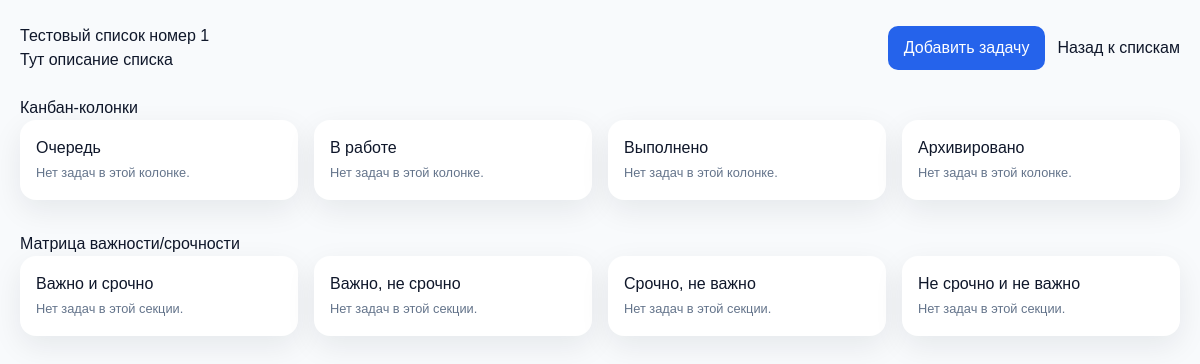
/lists/5/, run on an earlier commit of the app's database.
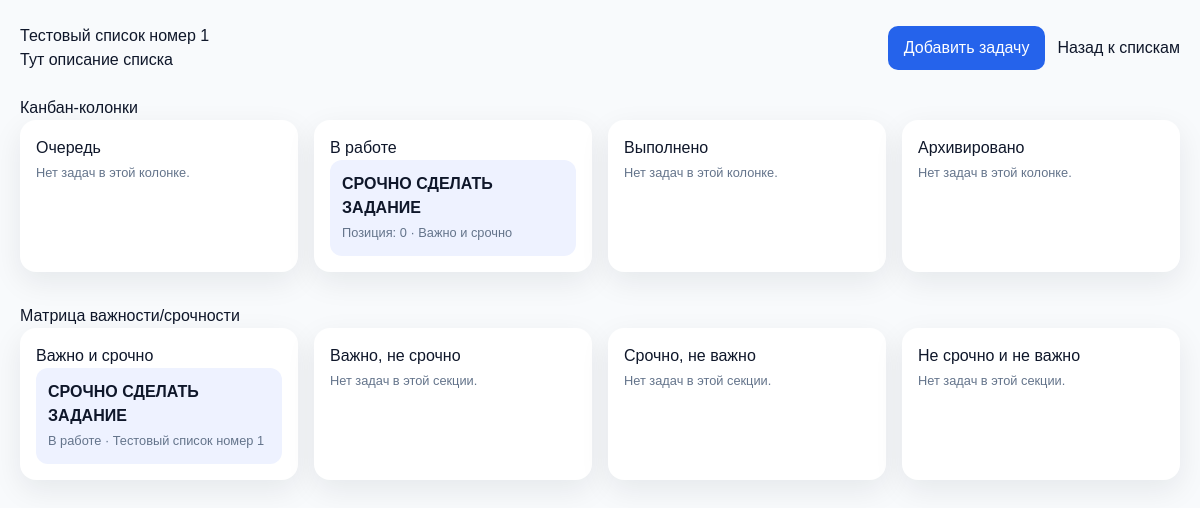
And on a later commit of the database.
### tasks/models.py (models this page shows, shortened)
class Task(models.Model):
    class Status(models.TextChoices):
        QUEUE = 'queue', 'Очередь'
        IN_PROGRESS = 'in_progress', 'В работе'
        DONE = 'done', 'Выполнено'
        ARCHIVED = 'archived', 'Архивировано'
    user = models.ForeignKey(
        TodoUser,
        on_delete=models.CASCADE,
        related_name='tasks',
        verbose_name='Пользователь',
    )
    todo_list = models.ForeignKey(
        TodoList,
        on_delete=models.CASCADE,
        related_name='tasks',
        verbose_name='Список задач',
    )
    title = models.CharField(max_length=255, verbose_name='Заголовок')
    description = models.TextField(blank=True, verbose_name='Описание')
    status = models.CharField(
        max_length=20,
        choices=Status.choices,
        default=Status.QUEUE,
        verbose_name='Статус',
    )
    position = models.PositiveIntegerField(default=0, verbose_name='Позиция')
    is_important = models.BooleanField(default=False, verbose_name='Важно')
    is_urgent = models.BooleanField(default=False, verbose_name='Срочно')
    start_date = models.DateTimeField(null=True, blank=True, verbose_name='Дата старта')
    due_date = models.DateTimeField(null=True, blank=True, verbose_name='Дедлайн')
    completed_at = models.DateTimeField(null=True, blank=True, verbose_name='Завершена')
    archived_at = models.DateTimeField(null=True, blank=True, verbose_name='Архивирована')
    is_deleted = models.BooleanField(default=False, verbose_name='Удалена')
    deleted_at = models.DateTimeField(null=True, blank=True, verbose_name='Удалена в')
    created_at = models.DateTimeField(auto_now_add=True, verbose_name='Создана')
    updated_at = models.DateTimeField(auto_now=True, verbose_name='Обновлена')
    class Meta:
        verbose_name = 'Задача'
        verbose_name_plural = 'Задачи'
        ordering = ['todo_list__position', 'status', 'position', '-created_at']
        constraints = [
            models.UniqueConstraint(
                fields=['todo_list', 'status', 'position'],
                condition=Q(is_deleted=False),
                name='unique_task_position_per_status',
            ),
            models.CheckConstraint(
                check=Q(position__gte=0),
                name='task_position_gte_0',
            ),
        ]
        indexes = [
            models.Index(fields=['user', 'status'], name='task_user_status_idx'),
            models.Index(fields=['todo_list', 'status'], name='task_list_status_idx'),
            models.Index(
                fields=['user', 'is_important', 'is_urgent'],
                name='task_priority_matrix_idx',
            ),
        ]
    @property
    def priority_label(self) -> str:
        if self.is_important and self.is_urgent:
            return 'Важно и срочно'
        if self.is_important:
            return 'Важно, не срочно'
        if self.is_urgent:
            return 'Срочно, не важно'
        return 'Без высокого приоритета'

class TodoList(models.Model):
    user = models.ForeignKey(
        TodoUser,
        on_delete=models.CASCADE,
        related_name='todo_lists',
        verbose_name='Пользователь',
    )
    title = models.CharField(max_length=200, verbose_name='Название')
    description = models.TextField(blank=True, verbose_name='Описание')
    color = models.CharField(max_length=7, blank=True, verbose_name='Цвет')
    icon = models.CharField(max_length=50, blank=True, verbose_name='Иконка')
    position = models.PositiveIntegerField(default=0, verbose_name='Позиция')
    is_archived = models.BooleanField(default=False, verbose_name='В архиве')
    created_at = models.DateTimeField(auto_now_add=True, verbose_name='Создан')
    updated_at = models.DateTimeField(auto_now=True, verbose_name='Обновлен')
    class Meta:
        verbose_name = 'Список задач'
        verbose_name_plural = 'Списки задач'
        ordering = ['position', 'title']
        constraints = [
            models.UniqueConstraint(
                fields=['user', 'title'],
                name='unique_todo_list_title_per_user',
            ),
        ]
        indexes = [
            models.Index(fields=['user'], name='todo_list_user_idx'),
            models.Index(fields=['user', 'is_archived'], name='todo_list_user_arch_idx'),
        ]

### tasks/views.py (the view, shortened to what this page needs)
# urls.py: path('lists/<int:pk>/', TodoListDetailView.as_view(), name='list_detail'),
class TodoListDetailView(View):
    template_name = 'tasks/list_detail.html'
    def get(self, request, pk):
        user = request.user if request.user.is_authenticated else get_demo_user()
        if user is None:
            raise Http404('Нет пользователя для демонстрации.')
        todo_list = TodoList.objects.filter(user=user, pk=pk).first()
        if todo_list is None:
            raise Http404('Список задач не найден.')
        return render(
            request,
            self.template_name,
            self.get_context(
                user,
                todo_list,
                task_form=TaskForm(user=user, todo_list=todo_list),
            ),
        )
    def get_context(self, user, todo_list, task_form, is_create_task_form_open=False):
        tasks = (
            Task.objects.filter(todo_list=todo_list, user=user, is_deleted=False)
            .order_by('status', 'position', '-created_at')
        )
        columns = OrderedDict(
            (status, {'label': label, 'tasks': []}) for status, label in Task.Status.choices
        )
        priority_matrix = OrderedDict(
            [
                ('important_urgent', {'label': 'Важно и срочно', 'tasks': []}),
                ('important_not_urgent', {'label': 'Важно, не срочно', 'tasks': []}),
                ('not_important_urgent', {'label': 'Срочно, не важно', 'tasks': []}),
                ('not_important_not_urgent', {'label': 'Не срочно и не важно', 'tasks': []}),
            ]
        )
        for task in tasks:
            columns[task.status]['tasks'].append(task)
            if task.is_important and task.is_urgent:
                priority_matrix['important_urgent']['tasks'].append(task)
            elif task.is_important:
                priority_matrix['important_not_urgent']['tasks'].append(task)
            elif task.is_urgent:
                priority_matrix['not_important_urgent']['tasks'].append(task)
            else:
                priority_matrix['not_important_not_urgent']['tasks'].append(task)
        return {
            'user_obj': user,
            'todo_list': todo_list,
            'columns': columns,
            'priority_matrix': priority_matrix,
            'task_form': task_form,
            'is_create_task_form_open': is_create_task_form_open,
        }

### tasks/views.py (called while the page is built)
def get_demo_user():
    return TodoUser.objects.order_by('id').first()

### tasks/templates/tasks/list_detail.html (shortened to what this page needs)
{% extends "base_layout.html" %}
{% block content %}
<div class="wrapper">
    <div class="topbar">
        <div>
            <h1>{{ todo_list.title }}</h1>
            <p>{{ todo_list.description|default:"Без описания" }}</p>
        </div>
        <div class="topbar-actions">
            <button class="button" type="button" data-open-task-form>Добавить задачу</button>
            <a href="{% url 'tasks:dashboard' %}">Назад к спискам</a>
        </div>
    </div>
    <h2>Канбан-колонки</h2>
    <div class="board">
        {% for column in columns.values %}
            <div class="column">
                <h3>{{ column.label }}</h3>
                {% for task in column.tasks %}
                    <div class="task">
                        <strong>{{ task.title }}</strong><br>
                        <small>Позиция: {{ task.position }} · {{ task.priority_label }}</small>
                    </div>
                {% empty %}
                    <p><small>Нет задач в этой колонке.</small></p>
                {% endfor %}
            </div>
        {% endfor %}
    </div>
    <h2>Матрица важности/срочности</h2>
    <div class="matrix">
        {% for section in priority_matrix.values %}
            <div class="column">
                <h3>{{ section.label }}</h3>
                {% for task in section.tasks %}
                    <div class="task">
                        <strong>{{ task.title }}</strong><br>
                        <small>{{ task.get_status_display }} · {{ task.todo_list.title }}</small>
                    </div>
                {% empty %}
                    <p><small>Нет задач в этой секции.</small></p>
                {% endfor %}
            </div>
        {% endfor %}
    </div>
</div>
{% endblock content %}

What changed in the data, as far as the page shows it:
added Task: title "СРОЧНО СДЕЛАТЬ ЗАДАНИЕ", position "0", priority_label "Важно и срочно", status "В работе", todo_list "Тестовый список номер 1"
Also different on the page:
list line gone: "Нет задач в этой колонке."
list line gone: "Нет задач в этой секции."
